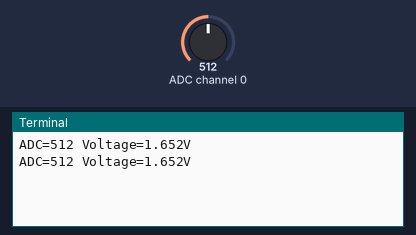
Simulated run of this program. Board: Raspberry Pi (BCM pin numbers). On the bench: the last lines printed to the terminal. The inputs (shaded band) are chosen by the test bench; at power-on: ADC channel 0 = 512 (analog values on the 0–1023 scale).

Above: at 1.2 s.
1.3 s: ADC channel 0 set to 716
At 2.6 s:
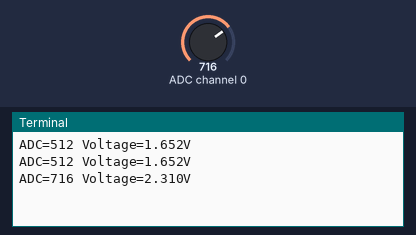
2.8 s: ADC channel 0 set to 900
At 3.8 s:
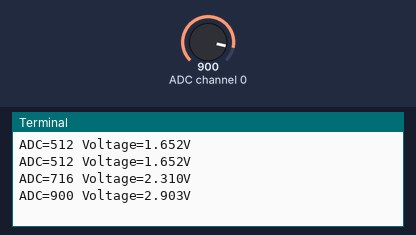
Timing chart, 0 to 5.8 s (numbered marks = the images above; inputs shaded):
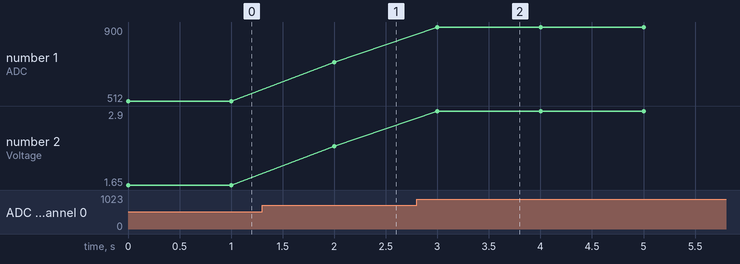

The program:

spi.py
```python
import time

# Import SPI library (for hardware SPI) and MCP3008 library.
import Adafruit_GPIO.SPI as SPI
import Adafruit_MCP3008

# Software SPI configuration:
CLK  = 40
MISO = 35
MOSI = 38
CS   = 36
mcp = Adafruit_MCP3008.MCP3008(clk=CLK, cs=CS, miso=MISO, mosi=MOSI)

# Hardware SPI configuration:
SPI_PORT   = 0
SPI_DEVICE = 0
#mcp = Adafruit_MCP3008.MCP3008(spi=SPI.SpiDev(SPI_PORT, SPI_DEVICE))

while 1:
    adc = mcp.read_adc(0)
    voltage = 3.3*adc/1023
    print("ADC=" + str(adc) + " Voltage=%.3fV" %voltage)
    time.sleep(1)
```

Measured:
- after the input at 1.3 s, the terminal: prints a new line after 0.70 s (image 1)
- after the input at 2.8 s, the terminal: prints a new line after 0.20 s (image 2)
- plotted number 1: 512 → 716 after the input at 1.3 s, 716 → 900 after the input at 2.8 s
- plotted number 2: 1.65 → 2.31 after the input at 1.3 s, 2.31 → 2.9 after the input at 2.8 s
